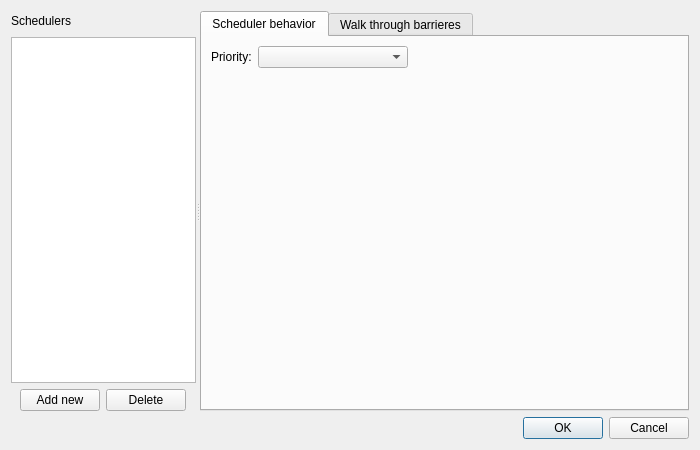
<?xml version="1.0" encoding="UTF-8"?>
<ui version="4.0">
 <class>ConfigureSchedulersDialog</class>
 <widget class="QDialog" name="ConfigureSchedulersDialog">
  <property name="geometry">
   <rect>
    <x>0</x>
    <y>0</y>
    <width>700</width>
    <height>450</height>
   </rect>
  </property>
  <property name="windowTitle">
   <string>Configure Schedulers</string>
  </property>
  <layout class="QVBoxLayout" name="verticalLayout_10">
   <item>
    <widget class="QSplitter" name="splitter">
     <property name="orientation">
      <enum>Qt::Horizontal</enum>
     </property>
     <widget class="QWidget" name="">
      <layout class="QVBoxLayout" name="verticalLayout">
       <item>
        <layout class="QHBoxLayout" name="horizontalLayout">
         <item>
          <widget class="QLabel" name="label">
           <property name="text">
            <string>Schedulers</string>
           </property>
          </widget>
         </item>
         <item>
          <spacer name="horizontalSpacer">
           <property name="orientation">
            <enum>Qt::Horizontal</enum>
           </property>
           <property name="sizeHint" stdset="0">
            <size>
             <width>40</width>
             <height>20</height>
            </size>
           </property>
          </spacer>
         </item>
        </layout>
       </item>
       <item>
        <widget class="QListWidget" name="SchedulersListWidget">
         <property name="horizontalScrollBarPolicy">
          <enum>Qt::ScrollBarAsNeeded</enum>
         </property>
         <property name="sizeAdjustPolicy">
          <enum>QAbstractScrollArea::AdjustToContents</enum>
         </property>
         <property name="sortingEnabled">
          <bool>true</bool>
         </property>
        </widget>
       </item>
       <item>
        <layout class="QHBoxLayout" name="horizontalLayout_2">
         <item>
          <spacer name="horizontalSpacer_2">
           <property name="orientation">
            <enum>Qt::Horizontal</enum>
           </property>
           <property name="sizeHint" stdset="0">
            <size>
             <width>40</width>
             <height>20</height>
            </size>
           </property>
          </spacer>
         </item>
         <item>
          <widget class="QPushButton" name="AddSchedulerPushButton">
           <property name="text">
            <string>Add new</string>
           </property>
          </widget>
         </item>
         <item>
          <widget class="QPushButton" name="DeleteSchedulerPushButton">
           <property name="text">
            <string>Delete</string>
           </property>
          </widget>
         </item>
         <item>
          <spacer name="horizontalSpacer_3">
           <property name="orientation">
            <enum>Qt::Horizontal</enum>
           </property>
           <property name="sizeHint" stdset="0">
            <size>
             <width>40</width>
             <height>20</height>
            </size>
           </property>
          </spacer>
         </item>
        </layout>
       </item>
      </layout>
     </widget>
     <widget class="QTabWidget" name="SchedulerTabWidget">
      <property name="currentIndex">
       <number>0</number>
      </property>
      <widget class="QWidget" name="SchdulerBehaviorTab">
       <attribute name="title">
        <string>Scheduler behavior</string>
       </attribute>
       <layout class="QVBoxLayout" name="verticalLayout_16">
        <item>
         <layout class="QHBoxLayout" name="horizontalLayout_20">
          <item>
           <widget class="QLabel" name="label_2">
            <property name="text">
             <string>Priority:</string>
            </property>
           </widget>
          </item>
          <item>
           <widget class="QComboBox" name="SchedulerPrioComboBox">
            <property name="minimumSize">
             <size>
              <width>150</width>
              <height>0</height>
             </size>
            </property>
           </widget>
          </item>
          <item>
           <spacer name="horizontalSpacer_14">
            <property name="orientation">
             <enum>Qt::Horizontal</enum>
            </property>
            <property name="sizeHint" stdset="0">
             <size>
              <width>40</width>
              <height>20</height>
             </size>
            </property>
           </spacer>
          </item>
         </layout>
        </item>
        <item>
         <spacer name="verticalSpacer_9">
          <property name="orientation">
           <enum>Qt::Vertical</enum>
          </property>
          <property name="sizeHint" stdset="0">
           <size>
            <width>20</width>
            <height>326</height>
           </size>
          </property>
         </spacer>
        </item>
       </layout>
      </widget>
      <widget class="QWidget" name="WalkThroughBarrieres">
       <attribute name="title">
        <string>Walk through barrieres</string>
       </attribute>
       <layout class="QHBoxLayout" name="horizontalLayout_17">
        <item>
         <widget class="QTabWidget" name="BarrierTabWidget">
          <property name="currentIndex">
           <number>0</number>
          </property>
          <widget class="QWidget" name="BeforeBarrierTab">
           <attribute name="title">
            <string>Barrier before</string>
           </attribute>
           <layout class="QHBoxLayout" name="horizontalLayout_9">
            <item>
             <layout class="QVBoxLayout" name="verticalLayout_7">
              <item>
               <layout class="QHBoxLayout" name="horizontalLayout_7">
                <item>
                 <layout class="QVBoxLayout" name="verticalLayout_5">
                  <item>
                   <layout class="QHBoxLayout" name="horizontalLayout_4">
                    <item>
                     <widget class="QLabel" name="label_10">
                      <property name="text">
                       <string>Walk through barrier</string>
                      </property>
                     </widget>
                    </item>
                    <item>
                     <spacer name="horizontalSpacer_4">
                      <property name="orientation">
                       <enum>Qt::Horizontal</enum>
                      </property>
                      <property name="sizeHint" stdset="0">
                       <size>
                        <width>40</width>
                        <height>20</height>
                       </size>
                      </property>
                     </spacer>
                    </item>
                   </layout>
                  </item>
                  <item>
                   <widget class="QListWidget" name="BeforeBarrierListWidget">
                    <property name="selectionMode">
                     <enum>QAbstractItemView::ExtendedSelection</enum>
                    </property>
                   </widget>
                  </item>
                 </layout>
                </item>
                <item>
                 <layout class="QVBoxLayout" name="verticalLayout_2">
                  <item>
                   <spacer name="verticalSpacer">
                    <property name="orientation">
                     <enum>Qt::Vertical</enum>
                    </property>
                    <property name="sizeHint" stdset="0">
                     <size>
                      <width>20</width>
                      <height>40</height>
                     </size>
                    </property>
                   </spacer>
                  </item>
                  <item>
                   <widget class="QPushButton" name="AddBeforeBarrierPushButton">
                    <property name="text">
                     <string>&lt;&lt;</string>
                    </property>
                   </widget>
                  </item>
                  <item>
                   <widget class="QPushButton" name="DeleteBeforeBarrierPushButton">
                    <property name="maximumSize">
                     <size>
                      <width>16777215</width>
                      <height>16777215</height>
                     </size>
                    </property>
                    <property name="text">
                     <string>Delete</string>
                    </property>
                   </widget>
                  </item>
                  <item>
                   <spacer name="verticalSpacer_2">
                    <property name="orientation">
                     <enum>Qt::Vertical</enum>
                    </property>
                    <property name="sizeHint" stdset="0">
                     <size>
                      <width>20</width>
                      <height>40</height>
                     </size>
                    </property>
                   </spacer>
                  </item>
                 </layout>
                </item>
               </layout>
              </item>
              <item>
               <layout class="QHBoxLayout" name="horizontalLayout_8">
                <item>
                 <layout class="QVBoxLayout" name="verticalLayout_6">
                  <item>
                   <layout class="QHBoxLayout" name="horizontalLayout_5">
                    <item>
                     <widget class="QLabel" name="label_12">
                      <property name="text">
                       <string>Walk through barrier and wait</string>
                      </property>
                     </widget>
                    </item>
                    <item>
                     <spacer name="horizontalSpacer_5">
                      <property name="orientation">
                       <enum>Qt::Horizontal</enum>
                      </property>
                      <property name="sizeHint" stdset="0">
                       <size>
                        <width>40</width>
                        <height>20</height>
                       </size>
                      </property>
                     </spacer>
                    </item>
                   </layout>
                  </item>
                  <item>
                   <widget class="QListWidget" name="BeforeBarrierWaitListWidget">
                    <property name="selectionMode">
                     <enum>QAbstractItemView::ExtendedSelection</enum>
                    </property>
                   </widget>
                  </item>
                 </layout>
                </item>
                <item>
                 <layout class="QVBoxLayout" name="verticalLayout_3">
                  <item>
                   <spacer name="verticalSpacer_3">
                    <property name="orientation">
                     <enum>Qt::Vertical</enum>
                    </property>
                    <property name="sizeHint" stdset="0">
                     <size>
                      <width>20</width>
                      <height>40</height>
                     </size>
                    </property>
                   </spacer>
                  </item>
                  <item>
                   <widget class="QPushButton" name="AddBeforeBarrierWaitPushButton">
                    <property name="text">
                     <string>&lt;&lt;</string>
                    </property>
                   </widget>
                  </item>
                  <item>
                   <widget class="QPushButton" name="DeleteBeforeBarrierWaitPushButton">
                    <property name="text">
                     <string>Delete</string>
                    </property>
                   </widget>
                  </item>
                  <item>
                   <spacer name="verticalSpacer_4">
                    <property name="orientation">
                     <enum>Qt::Vertical</enum>
                    </property>
                    <property name="sizeHint" stdset="0">
                     <size>
                      <width>20</width>
                      <height>40</height>
                     </size>
                    </property>
                   </spacer>
                  </item>
                 </layout>
                </item>
               </layout>
              </item>
             </layout>
            </item>
            <item>
             <layout class="QVBoxLayout" name="verticalLayout_8">
              <item>
               <layout class="QVBoxLayout" name="verticalLayout_4">
                <item>
                 <layout class="QHBoxLayout" name="horizontalLayout_3">
                  <item>
                   <widget class="QLabel" name="label_13">
                    <property name="text">
                     <string>available barriers</string>
                    </property>
                   </widget>
                  </item>
                  <item>
                   <spacer name="horizontalSpacer_6">
                    <property name="orientation">
                     <enum>Qt::Horizontal</enum>
                    </property>
                    <property name="sizeHint" stdset="0">
                     <size>
                      <width>40</width>
                      <height>20</height>
                     </size>
                    </property>
                   </spacer>
                  </item>
                 </layout>
                </item>
                <item>
                 <widget class="QListWidget" name="AvailableBeforeBarrierListWidget">
                  <property name="selectionMode">
                   <enum>QAbstractItemView::ExtendedSelection</enum>
                  </property>
                 </widget>
                </item>
                <item>
                 <layout class="QHBoxLayout" name="horizontalLayout_6">
                  <item>
                   <spacer name="horizontalSpacer_7">
                    <property name="orientation">
                     <enum>Qt::Horizontal</enum>
                    </property>
                    <property name="sizeHint" stdset="0">
                     <size>
                      <width>40</width>
                      <height>20</height>
                     </size>
                    </property>
                   </spacer>
                  </item>
                  <item>
                   <widget class="QPushButton" name="EditBeforeBarrierPushButton">
                    <property name="text">
                     <string>Edit</string>
                    </property>
                   </widget>
                  </item>
                  <item>
                   <spacer name="horizontalSpacer_8">
                    <property name="orientation">
                     <enum>Qt::Horizontal</enum>
                    </property>
                    <property name="sizeHint" stdset="0">
                     <size>
                      <width>40</width>
                      <height>20</height>
                     </size>
                    </property>
                   </spacer>
                  </item>
                 </layout>
                </item>
               </layout>
              </item>
             </layout>
            </item>
           </layout>
           <zorder></zorder>
           <zorder></zorder>
          </widget>
          <widget class="QWidget" name="BehindBarrierTab">
           <attribute name="title">
            <string>Barrier behind</string>
           </attribute>
           <layout class="QHBoxLayout" name="horizontalLayout_19">
            <item>
             <layout class="QHBoxLayout" name="horizontalLayout_18">
              <item>
               <layout class="QVBoxLayout" name="verticalLayout_9">
                <item>
                 <layout class="QHBoxLayout" name="horizontalLayout_15">
                  <item>
                   <layout class="QVBoxLayout" name="verticalLayout_13">
                    <item>
                     <layout class="QHBoxLayout" name="horizontalLayout_11">
                      <item>
                       <widget class="QLabel" name="label_11">
                        <property name="text">
                         <string>Walk through barrier</string>
                        </property>
                       </widget>
                      </item>
                      <item>
                       <spacer name="horizontalSpacer_9">
                        <property name="orientation">
                         <enum>Qt::Horizontal</enum>
                        </property>
                        <property name="sizeHint" stdset="0">
                         <size>
                          <width>40</width>
                          <height>20</height>
                         </size>
                        </property>
                       </spacer>
                      </item>
                     </layout>
                    </item>
                    <item>
                     <widget class="QListWidget" name="BehindBarrierListWidget">
                      <property name="selectionMode">
                       <enum>QAbstractItemView::ExtendedSelection</enum>
                      </property>
                     </widget>
                    </item>
                   </layout>
                  </item>
                  <item>
                   <layout class="QVBoxLayout" name="verticalLayout_11">
                    <item>
                     <spacer name="verticalSpacer_5">
                      <property name="orientation">
                       <enum>Qt::Vertical</enum>
                      </property>
                      <property name="sizeHint" stdset="0">
                       <size>
                        <width>20</width>
                        <height>40</height>
                       </size>
                      </property>
                     </spacer>
                    </item>
                    <item>
                     <widget class="QPushButton" name="AddBehindBarrierPushButton">
                      <property name="text">
                       <string>&lt;&lt;</string>
                      </property>
                     </widget>
                    </item>
                    <item>
                     <widget class="QPushButton" name="DeleteBehindBarrierPushButton">
                      <property name="maximumSize">
                       <size>
                        <width>16777215</width>
                        <height>16777215</height>
                       </size>
                      </property>
                      <property name="text">
                       <string>Delete</string>
                      </property>
                     </widget>
                    </item>
                    <item>
                     <spacer name="verticalSpacer_6">
                      <property name="orientation">
                       <enum>Qt::Vertical</enum>
                      </property>
                      <property name="sizeHint" stdset="0">
                       <size>
                        <width>20</width>
                        <height>40</height>
                       </size>
                      </property>
                     </spacer>
                    </item>
                   </layout>
                  </item>
                 </layout>
                </item>
                <item>
                 <layout class="QHBoxLayout" name="horizontalLayout_16">
                  <item>
                   <layout class="QVBoxLayout" name="verticalLayout_14">
                    <item>
                     <layout class="QHBoxLayout" name="horizontalLayout_12">
                      <item>
                       <widget class="QLabel" name="label_14">
                        <property name="text">
                         <string>Walk through barrier and wait</string>
                        </property>
                       </widget>
                      </item>
                      <item>
                       <spacer name="horizontalSpacer_10">
                        <property name="orientation">
                         <enum>Qt::Horizontal</enum>
                        </property>
                        <property name="sizeHint" stdset="0">
                         <size>
                          <width>40</width>
                          <height>20</height>
                         </size>
                        </property>
                       </spacer>
                      </item>
                     </layout>
                    </item>
                    <item>
                     <widget class="QListWidget" name="BehindBarrierWaitListWidget">
                      <property name="selectionMode">
                       <enum>QAbstractItemView::ExtendedSelection</enum>
                      </property>
                     </widget>
                    </item>
                   </layout>
                  </item>
                  <item>
                   <layout class="QVBoxLayout" name="verticalLayout_12">
                    <item>
                     <spacer name="verticalSpacer_7">
                      <property name="orientation">
                       <enum>Qt::Vertical</enum>
                      </property>
                      <property name="sizeHint" stdset="0">
                       <size>
                        <width>20</width>
                        <height>40</height>
                       </size>
                      </property>
                     </spacer>
                    </item>
                    <item>
                     <widget class="QPushButton" name="AddBehindBarrierWaitPushButton">
                      <property name="text">
                       <string>&lt;&lt;</string>
                      </property>
                     </widget>
                    </item>
                    <item>
                     <widget class="QPushButton" name="DeleteBehindBarrierWaitPushButton">
                      <property name="text">
                       <string>Delete</string>
                      </property>
                     </widget>
                    </item>
                    <item>
                     <spacer name="verticalSpacer_8">
                      <property name="orientation">
                       <enum>Qt::Vertical</enum>
                      </property>
                      <property name="sizeHint" stdset="0">
                       <size>
                        <width>20</width>
                        <height>40</height>
                       </size>
                      </property>
                     </spacer>
                    </item>
                   </layout>
                  </item>
                 </layout>
                </item>
               </layout>
              </item>
              <item>
               <layout class="QVBoxLayout" name="verticalLayout_15">
                <item>
                 <layout class="QHBoxLayout" name="horizontalLayout_13">
                  <item>
                   <widget class="QLabel" name="label_15">
                    <property name="text">
                     <string>available barriers</string>
                    </property>
                   </widget>
                  </item>
                  <item>
                   <spacer name="horizontalSpacer_11">
                    <property name="orientation">
                     <enum>Qt::Horizontal</enum>
                    </property>
                    <property name="sizeHint" stdset="0">
                     <size>
                      <width>40</width>
                      <height>20</height>
                     </size>
                    </property>
                   </spacer>
                  </item>
                 </layout>
                </item>
                <item>
                 <widget class="QListWidget" name="AvailableBehindBarrierListWidget">
                  <property name="selectionMode">
                   <enum>QAbstractItemView::ExtendedSelection</enum>
                  </property>
                 </widget>
                </item>
                <item>
                 <layout class="QHBoxLayout" name="horizontalLayout_14">
                  <item>
                   <spacer name="horizontalSpacer_13">
                    <property name="orientation">
                     <enum>Qt::Horizontal</enum>
                    </property>
                    <property name="sizeHint" stdset="0">
                     <size>
                      <width>40</width>
                      <height>20</height>
                     </size>
                    </property>
                   </spacer>
                  </item>
                  <item>
                   <widget class="QPushButton" name="EditBehindBarrierPushButton">
                    <property name="text">
                     <string>Edit</string>
                    </property>
                   </widget>
                  </item>
                  <item>
                   <spacer name="horizontalSpacer_12">
                    <property name="orientation">
                     <enum>Qt::Horizontal</enum>
                    </property>
                    <property name="sizeHint" stdset="0">
                     <size>
                      <width>40</width>
                      <height>20</height>
                     </size>
                    </property>
                   </spacer>
                  </item>
                 </layout>
                </item>
               </layout>
              </item>
             </layout>
            </item>
           </layout>
          </widget>
         </widget>
        </item>
       </layout>
      </widget>
     </widget>
    </widget>
   </item>
   <item>
    <widget class="QDialogButtonBox" name="buttonBox">
     <property name="orientation">
      <enum>Qt::Horizontal</enum>
     </property>
     <property name="standardButtons">
      <set>QDialogButtonBox::Cancel|QDialogButtonBox::Ok</set>
     </property>
    </widget>
   </item>
  </layout>
 </widget>
 <resources/>
 <connections>
  <connection>
   <sender>buttonBox</sender>
   <signal>accepted()</signal>
   <receiver>ConfigureSchedulersDialog</receiver>
   <slot>accept()</slot>
   <hints>
    <hint type="sourcelabel">
     <x>248</x>
     <y>254</y>
    </hint>
    <hint type="destinationlabel">
     <x>157</x>
     <y>274</y>
    </hint>
   </hints>
  </connection>
  <connection>
   <sender>buttonBox</sender>
   <signal>rejected()</signal>
   <receiver>ConfigureSchedulersDialog</receiver>
   <slot>reject()</slot>
   <hints>
    <hint type="sourcelabel">
     <x>316</x>
     <y>260</y>
    </hint>
    <hint type="destinationlabel">
     <x>286</x>
     <y>274</y>
    </hint>
   </hints>
  </connection>
 </connections>
</ui>
